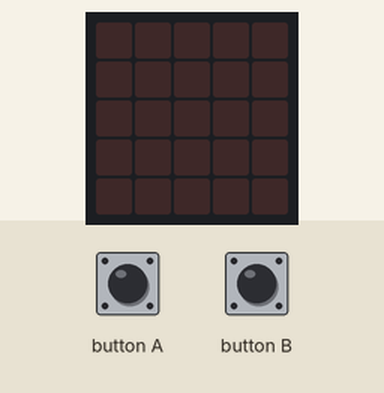
This program was run on a simulated Calliope mini (MakeCode). On the bench: the board's 5×5 LED display. The test bench sets the inputs (shaded band). Random numbers come from a fixed seed.

Above: at 1.2 s.
1.3 s: button A pressed for 0.15 s
At 3.8 s:
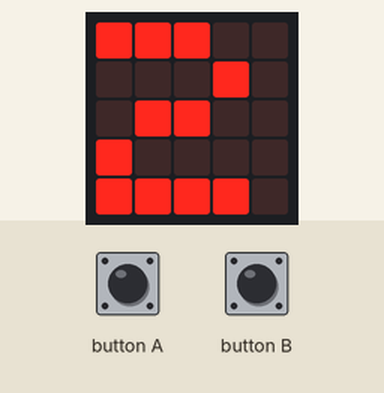
4.4 s: button B pressed for 0.15 s
At 5.4 s:
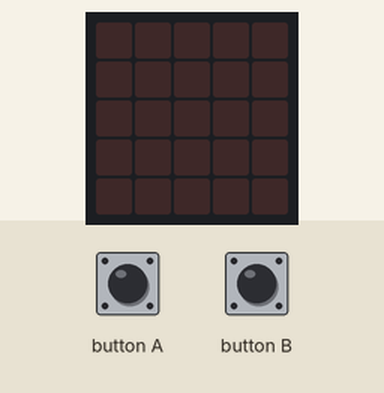
6.0 s: button A pressed for 0.15 s
At 6.6 s:
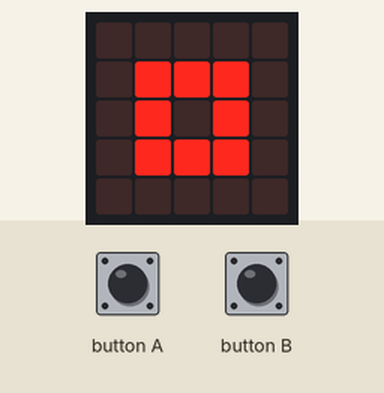
Timing chart, 0 to 9.0 s (numbered marks = the images above; inputs shaded):
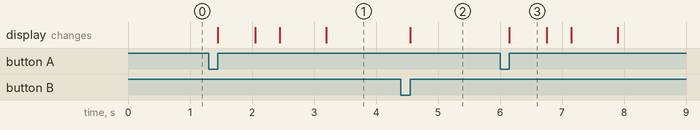

Measured:
- after the input at 1.3 s, the display: first changes after 0.15 s (image 1 shows a later state)
- after the input at 4.4 s, the display: changes after 0.15 s (image 2)
- after the input at 6.0 s, the display: changes after 0.15 s (image 3)
- what the display in image 3 shows lasts 0.6 s, from 6.2 s to 6.8 s

The program:

main.ts
```typescript
input.onButtonEvent(Button.A, ButtonEvent.Click, function () {
    basic.showIcon(IconNames.SmallSquare)
    basic.showLeds(`
        . . # . .
        . # # # .
        # # # # #
        . # # # .
        . . # . .
        `)
    basic.showString("-")
    basic.showNumber(randint(1, 6), 150)
})
input.onButtonEvent(Button.B, ButtonEvent.Click, function () {
    basic.showLeds(`
        . . . . .
        . . . . .
        . . . . .
        . . . . .
        . . . . .
        `)
})
```

test.ts
```typescript
// Hier kann man Tests durchführen; diese Datei wird nicht kompiliert, wenn dieses Paket als Erweiterung verwendet wird.
```
